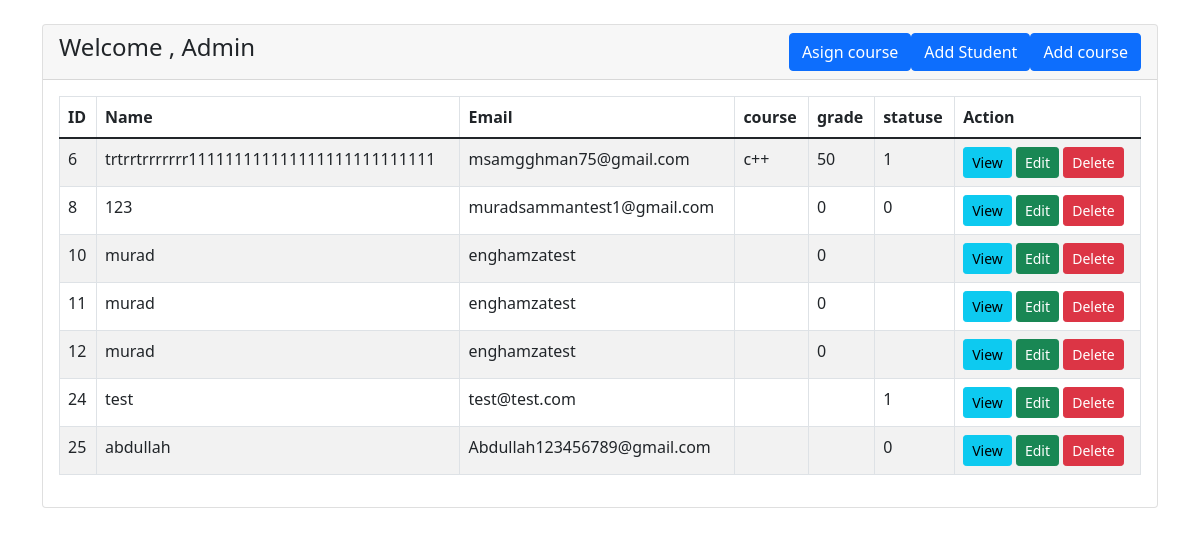
The app's page /adminpanel.php with its own data.
### tables this page shows
CREATE TABLE `users` (
  `id` int(11) NOT NULL,
  `username` varchar(255) DEFAULT NULL,
  `email` varchar(255) DEFAULT NULL,
  `PASSWORD` varchar(255) DEFAULT NULL,
  `course` varchar(255) NOT NULL,
  `grade` varchar(8) DEFAULT NULL,
  `isActive` tinyint(1) DEFAULT 0,
  `type` varchar(255) NOT NULL DEFAULT 'user'
);

### adminpanel.php (the view, shortened to what this page needs)
<!doctype html>
<html lang="en">
  <head>
    <link href="https://cdn.jsdelivr.net/npm/bootstrap@5.1.3/dist/css/bootstrap.min.css" rel="stylesheet">
    <link rel="stylesheet" href="//cdn.jsdelivr.net/npm/alertifyjs@1.13.1/build/css/alertify.min.css"/>
</head>
<body>
<div class="container mt-4">
    <div class="row">
        <div class="col-md-12">
            <div class="card">
                <div class="card-header">
                    <h4>Welcome , Admin
                        <button type="button" class="btn btn-primary float-end" data-bs-toggle="modal" data-bs-target="#courseAddModal" style = "padding-left:5">
                            Add course
                        </button>
                        <button type="button" class="btn btn-primary float-end" data-bs-toggle="modal" data-bs-target="#studentAddModal">
                            Add Student
                        </button>
                        <button type="button" class="btn btn-primary float-end" data-bs-toggle="modal" data-bs-target="#courseStudentBtn">
                            Asign course
                        </button>
                    </h4>
                </div>
                <div class="card-body">
                    <table id="myTable" class="table table-bordered table-striped">
                        <thead>
                            <tr>
                                <th>ID</th>
                                <th>Name</th>
                                <th>Email</th>
                                <th>course</th>
                                <th>grade</th>
                                <th>statuse</th>
                                <th>Action</th>
                            </tr>
                        </thead>
                        <tbody>
                            <?php
                            require 'db.php';
                            $query = "SELECT * FROM users";
                            $query_run = mysqli_query($con, $query);
                            if(mysqli_num_rows($query_run) > 0)
                            {
                                foreach($query_run as $student)
                                { if ($student["type"]=="user"){
                                    ?>
                                    <tr>
                                        <td><?= $student['id'] ?></td>
                                        <td><?= $student['username'] ?></td>
                                        <td><?= $student['email'] ?></td>
                                        <td><?= $student['course'] ?></td>
                                        <td><?= $student['grade'] ?></td>
                                        <td><?= $student['isActive'] ?></td>
                                        <td>
                                            <button type="button" value="<?=$student['id'];?>" class="viewStudentBtn btn btn-info btn-sm">View</button>
                                            <button type="button" value="<?=$student['id'];?>" class="editStudentBtn btn btn-success btn-sm">Edit</button>
                                            <button type="button" value="<?=$student['id'];?>" class="deleteStudentBtn btn btn-danger btn-sm">Delete</button>
                                        </td>
                                    </tr>
                                    <?php
                                }}
                            }
                            ?>
                        </tbody>
                    </table>
                </div>
            </div>
        </div>
    </div>
</div>
</body>
</html>

### records on screen
users: id "6", username "trtrrtrrrrrrr111111111111111111111111111", email "msamgghman75@gmail.com", course "c++", grade "50", isActive "1"
users: id "8", username "123", email "muradsammantest1@gmail.com", grade "0", isActive "0"
users: id "10", username "murad", email "enghamzatest", grade "0"
users: id "11", username "murad", email "enghamzatest", grade "0"
users: id "12", username "murad", email "enghamzatest", grade "0"
users: id "24", username "test", email "test@test.com", isActive "1"
users: id "25", username "abdullah", email "Abdullah123456789@gmail.com", isActive "0"
